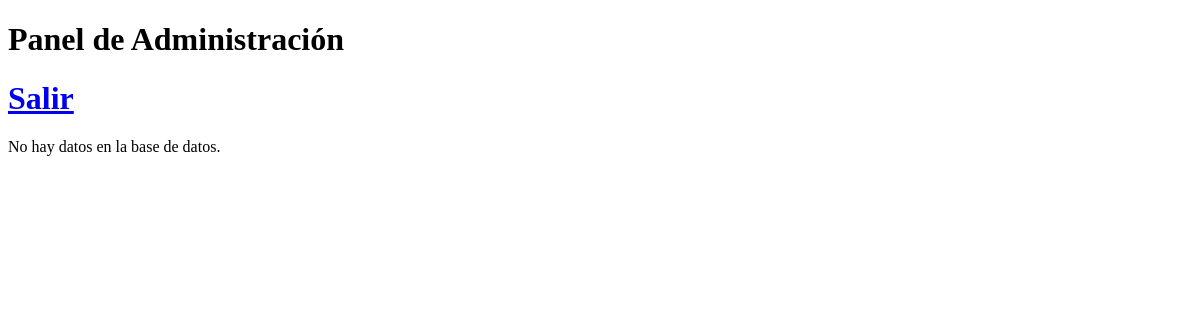
Before: /admin/comentarios (signed in) with the older database file.
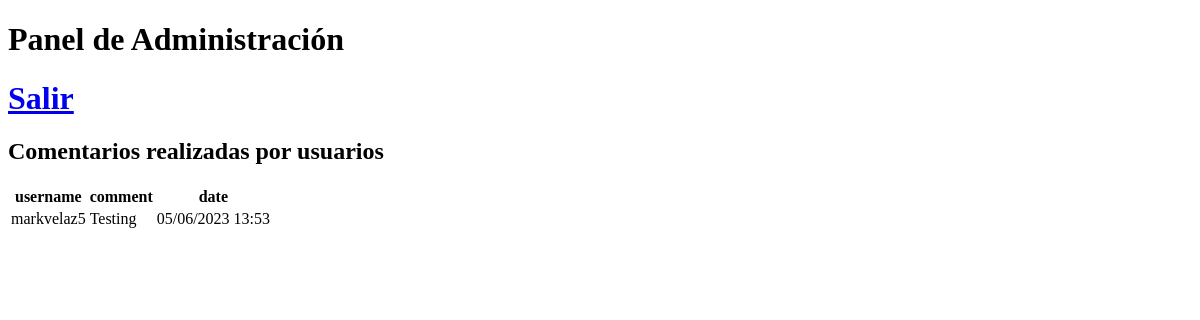
After: the same page with the newer database file.
### models.py (models this page shows, shortened)
class Comment(db.Base):
    __tablename__ = 'comment'
    id = Column(Integer, primary_key=True)
    username = Column(String(80), nullable=False)
    comment = Column(String(500), nullable=False)
    date = Column(String(20), nullable=False)

### app.py (the view)
@app.route('/admin/comentarios',methods=['GET', 'POST'])
def adminComment():
    if 'authenticated' in session:
        datos = db.session.query(Comment).all()
        return render_template('admin_comments.html',datos=datos)
    else:
        return redirect(url_for('admin'))

### templates/admin_comments.html (shortened to what this page needs)
<!DOCTYPE html>
<html>
<head>
</head>
<body>
    <h1>Panel de Administración</h1>
    <h1>  <a href="/admin">Salir</a> </h1>
    {% if datos %}
    <h2>Comentarios realizadas por usuarios</h2>
    <table>
        <thead>
            <tr>
                <th>username</th>
                <th>comment</th>
                <th>date</th>
            </tr>
        </thead>
        <tbody>
            {% for dato in datos %}
                <tr>
                    <td>{{ dato.username }}</td>
                    <td>{{ dato.comment }}</td>
                    <td>{{ dato.date }}</td>
                </tr>
            {% endfor %}
        </tbody>
    </table>
{% else %}
    <p>No hay datos en la base de datos.</p>
{% endif %}
</body>
</html>

Changed rows visible on the page:
added Comment: username "markvelaz5", comment "Testing", date "05/06/2023 13:53"
Other visible differences:
text no longer shown: "No hay datos en la base de datos."
text now shown: "Comentarios realizadas por usuarios username comment date"
